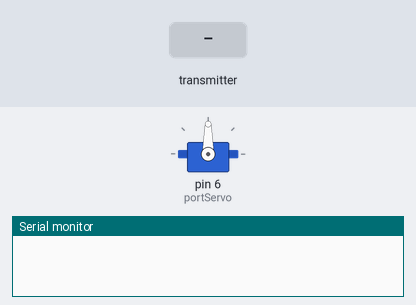
This sketch was run on a simulated Arduino Uno, built with avr-gcc and run on an emulated ATmega328P. Shown: servo, the last lines printed to the serial monitor. The inputs (shaded band) are chosen by the test bench. No radio packets arrive unless stated.

Above: at 1.2 s.
1.3 s: the transmitter starts sending angleV = 0
At 2.1 s:
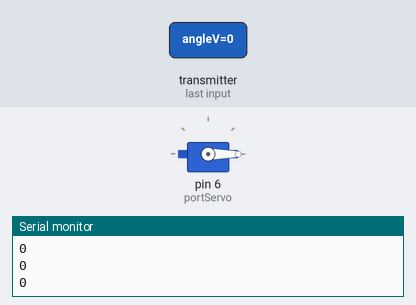
2.8 s: the transmitter starts sending angleV = 45
At 3.2 s:
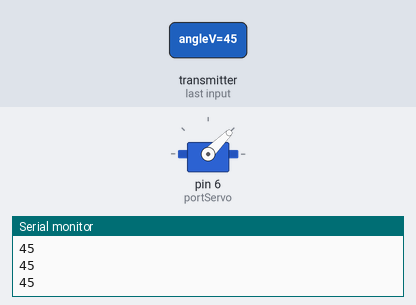
4.3 s: the transmitter starts sending angleV = 180
At 5.5 s:
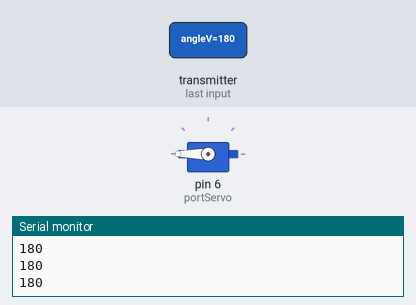
5.8 s: the transmitter starts sending angleV = 90
At 6.7 s:
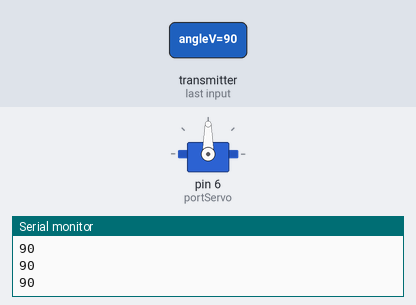
Timing chart, 0 to 8.3 s (numbered marks = the images above; inputs shaded):
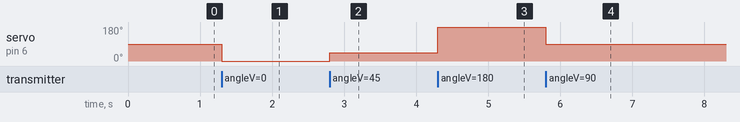

The sketch:

NRF24L01-Receptor.ino
```cpp
#include <SPI.h>
#include <nRF24L01.h>
#include <RF24.h>
#include <Servo.h>
//#define portServo 6
#include <printf.h>

RF24 radio(7, 8); // CNS, CE
const byte address[6] = "00001";
const int portServo = 6;
Servo myServo;

void setup() {
  Serial.begin(9600);
  myServo.attach(portServo);
  radio.begin();
  radio.openReadingPipe(0, address);
  radio.setPALevel(RF24_PA_HIGH);
  radio.startListening();
  //radio.printDetails();
}

void loop() {
  //radio.powerUp();
  //delay(50);
  if (radio.available()) {
    int angleV = 0;
    radio.read(&angleV, sizeof(angleV));
    myServo.write(angleV);
    Serial.println(angleV);
    delay(5);
  }
}
```

Measured:
- after the input at 1.3 s, servo on pin 6 (portServo): 90° → 0° at once
- after the input at 2.8 s, servo on pin 6 (portServo): 0° → 45° at once
- after the input at 4.3 s, servo on pin 6 (portServo): 45° → 180° at once
- after the input at 5.8 s, servo on pin 6 (portServo): 180° → 90° at once
